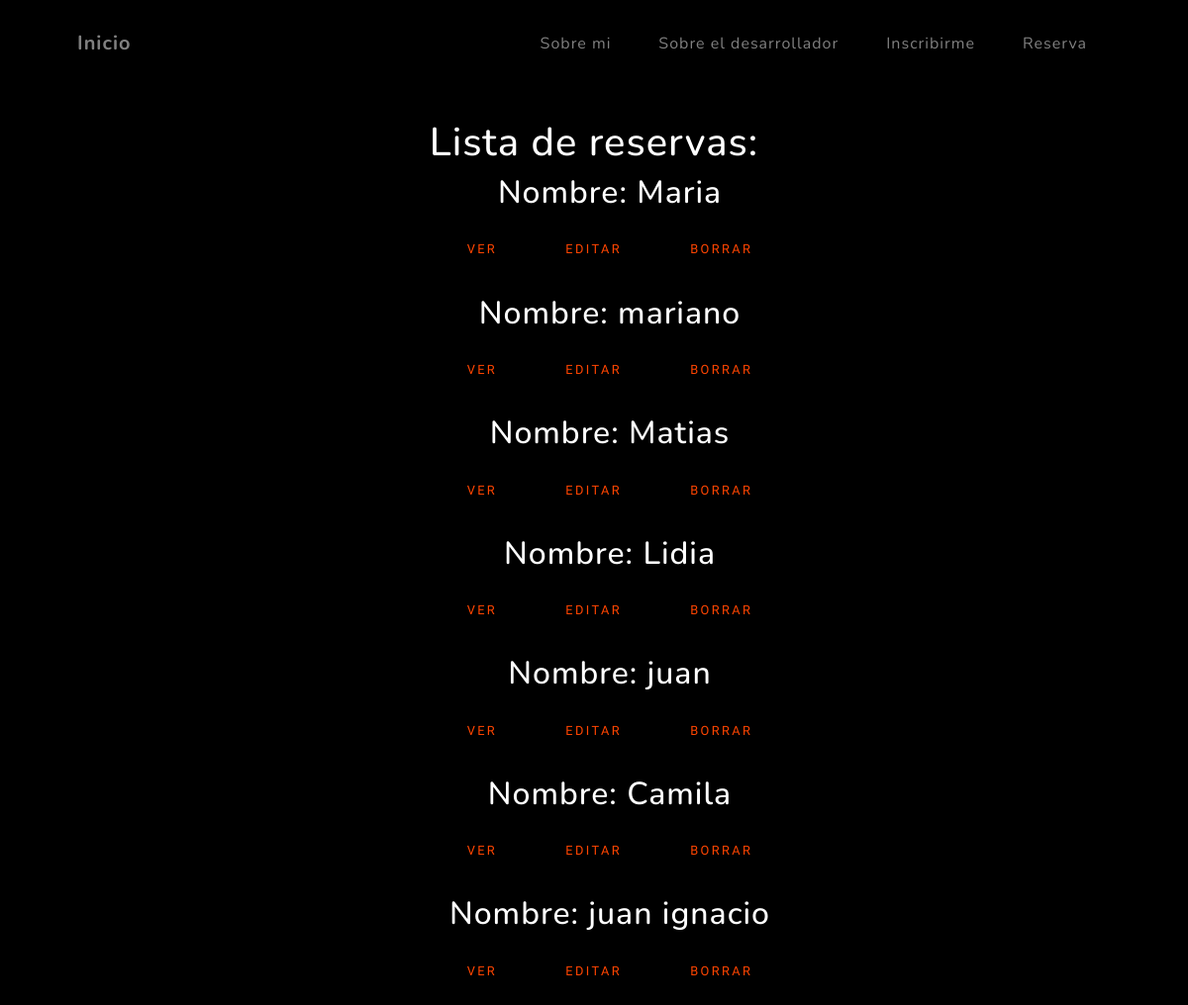
Page /appBlog/reservas/list on the earlier database version.
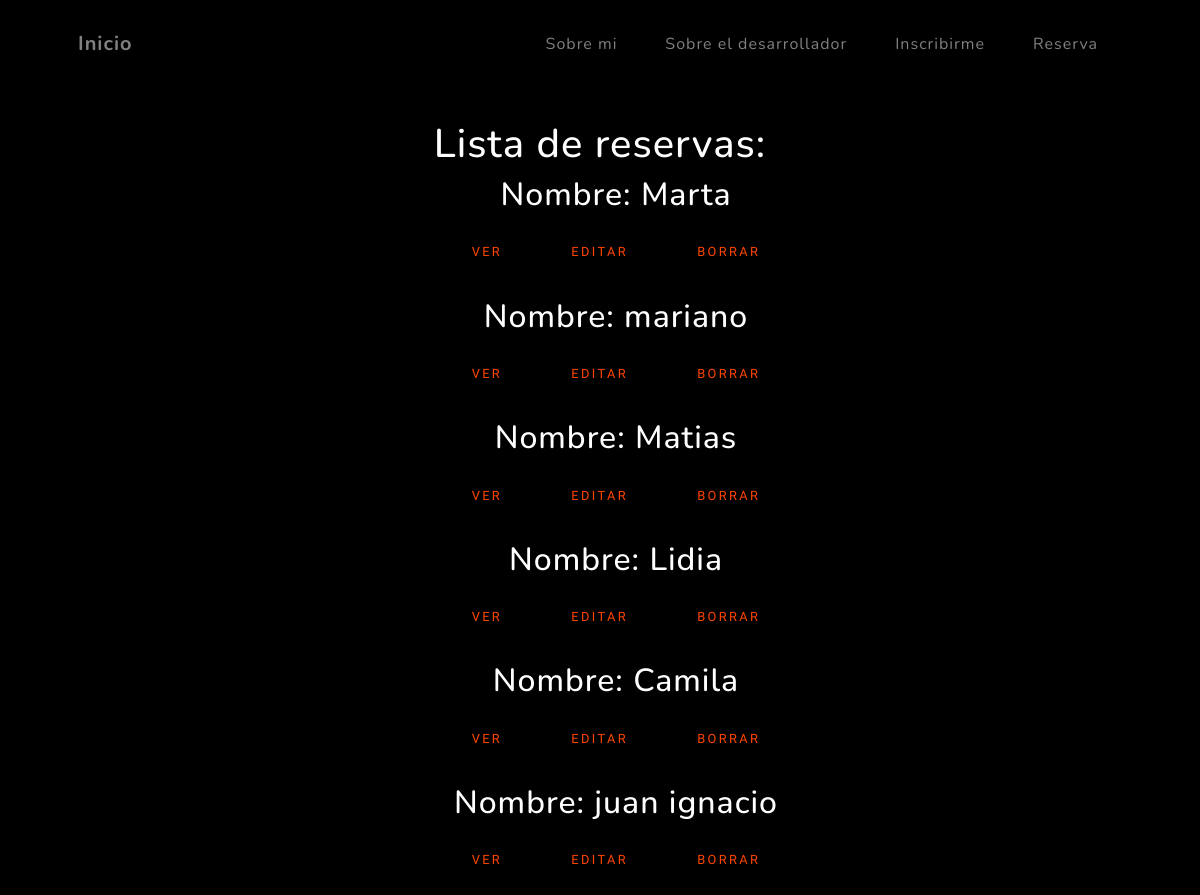
Same page on the later database version.
### appBlog/models.py (models this page shows, shortened)
class Reserva(models.Model):
    nombre = models.CharField(max_length=40)
    apellido = models.CharField(max_length=40)
    correo = models.EmailField()
    evento = models.CharField(max_length=100)
    class Meta:
        verbose_name = 'Reserva'
        verbose_name_plural = 'Reservas'

### appBlog/views.py (the view)
# urls.py: path('reservas/list', views.ReservaLista.as_view(), name='listaReservas'),
class ReservaLista(ListView):
    model = Reserva
    template_name = 'appBlog/listas/listaDeReservas.html'

### appBlog/templates/appBlog/listas/listaDeReservas.html (shortened to what this page needs)
<!DOCTYPE html>
<html lang="en">
    <head>
        {% load static %}
        <link href="{% static 'appBlog/css/stylesListas.css' %}" rel="stylesheet" />
        <link href="https://unpkg.com/aos@2.3.1/dist/aos.css" rel="stylesheet">
    </head>
    <body id="page-top">
        <nav class="navbar navbar-expand-lg navbar-light fixed-top" id="mainNav">
            <div class="container px-4 px-lg-5">
                <a class="navbar-brand" href="{% url 'home' %}">Inicio</a>
                <div class="collapse navbar-collapse" id="navbarResponsive">
                    <ul class="navbar-nav ms-auto">
                        <li class="nav-item"><a class="nav-link" href="{% url 'aboutMe' %}">Sobre mi</a></li>
                        <li class="nav-item"><a class="nav-link" href="{% url 'aboutDeveloper' %}">Sobre el desarrollador</a></li>
                        <li class="nav-item"><a class="nav-link" href="{% url 'serEstudiante' %}">Inscribirme</a></li>
                        <li class="nav-item"><a class="nav-link" href="{% url 'apply' %}">Reserva</a></li>
                    </ul>
                </div>
            </div>
        </nav>
        <header style="color: white">
            <br><br><br><br><br>
            <center>
                <h1>Lista de reservas:</h1>
                <ul>
                    <center>
                        {% for reserva in object_list %}
                            <h2>Nombre: {{reserva.nombre}}</h2>
                            <p>
                                <a style="color:orangered" class="btn btn-secundary" href="{% url 'DetailReserva' reserva.id %}">Ver</a>
                                <a style="color:orangered" class="btn btn-secundary" href="{% url 'EditReserva' reserva.id %}">Editar</a>
                                <a style="color:orangered" class="btn btn-secundary" href="{% url 'DeleteReserva' reserva.id %}">BORRAR</a>
                            </p>
                        {% endfor %}
                    </center>
                </ul>
            </center>
        </header>
    </body>
</html>

Differences in the rows shown:
removed Reserva: nombre "juan"
changed Reserva: nombre "Maria" → "Marta"
